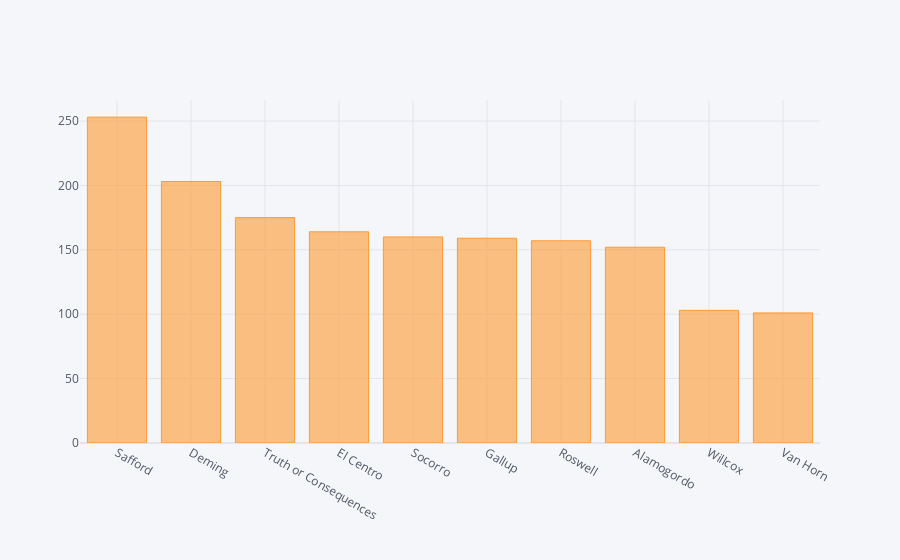

Notebook source saved alongside this figure:
### Markdown cell above
### Top 10 worst cities

### Code cell
usa_cities[['city_name', 'aqi']].groupby(['city_name']).agg('mean').sort_values('aqi',ascending=False).head(10).iplot(kind="bar")

### Figure 1 — Plotly figure (JSON) as saved in the notebook; plotly's stock layout.template omitted (floating-point values rounded to 4 significant figures)
{"data": [{"marker": {"color": "rgba(255, 153, 51, 0.6)", "line": {"color": "rgba(255, 153, 51, 1.0)", "width": 1}}, "name": "aqi", "orientation": "v", "text": "", "type": "bar", "x": ["Safford", "Deming", "Truth or Consequences", "El Centro", "Socorro", "Gallup", "Roswell", "Alamogordo", "Willcox", "Van Horn"], "y": [253, 203, 175, 164, 160, 159, 157, 152, 103, 101]}], "layout": {"legend": {"bgcolor": "#F5F6F9", "font": {"color": "#4D5663"}}, "paper_bgcolor": "#F5F6F9", "plot_bgcolor": "#F5F6F9", "title": {"font": {"color": "#4D5663"}}, "xaxis": {"gridcolor": "#E1E5ED", "showgrid": true, "tickfont": {"color": "#4D5663"}, "title": {"font": {"color": "#4D5663"}, "text": ""}, "zerolinecolor": "#E1E5ED"}, "yaxis": {"gridcolor": "#E1E5ED", "showgrid": true, "tickfont": {"color": "#4D5663"}, "title": {"font": {"color": "#4D5663"}, "text": ""}, "zerolinecolor": "#E1E5ED"}}}
